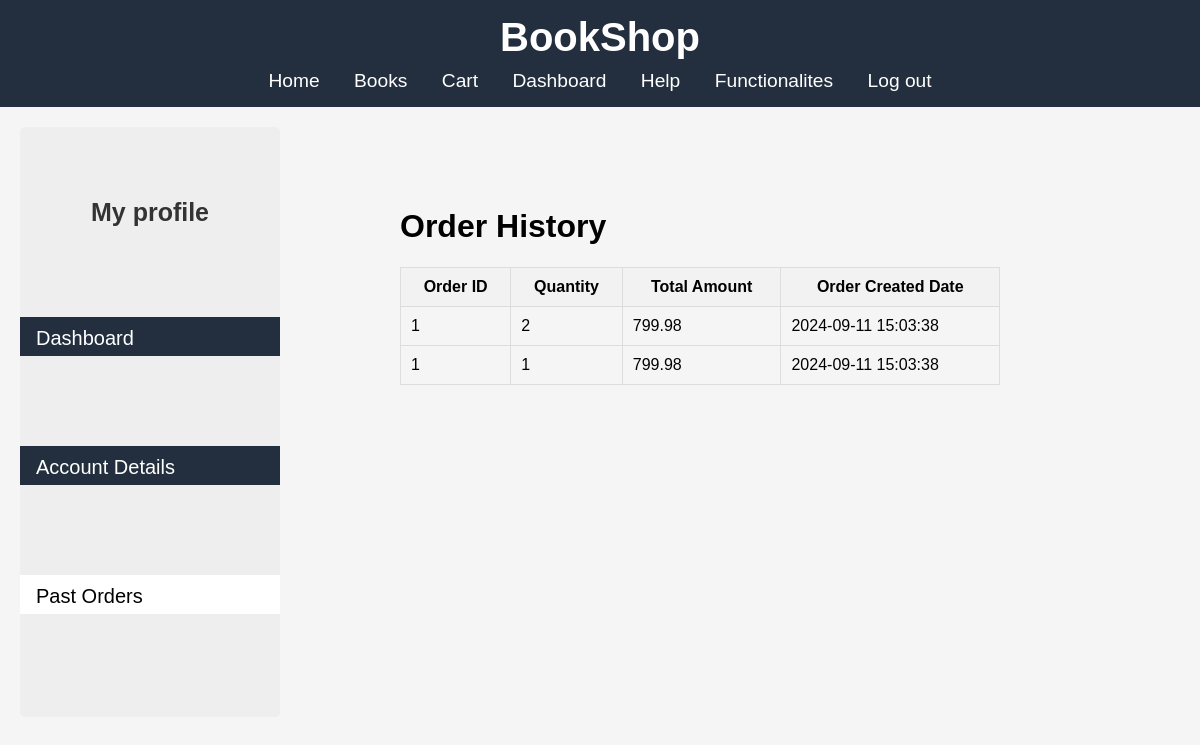
Screenshot of /customer/orders.php (signed in) with the database file from the repository.
### tables this page shows
CREATE TABLE `orders_items` (
  `id` int(11) NOT NULL,
  `order_id` int(11) DEFAULT NULL,
  `product_id` int(11) DEFAULT NULL,
  `quantity` int(11) DEFAULT NULL,
  `price_at_purchase` decimal(10,2) DEFAULT NULL,
  `created_at` timestamp NOT NULL DEFAULT current_timestamp(),
  `updated_at` timestamp NOT NULL DEFAULT current_timestamp() ON UPDATE current_timestamp()
);

CREATE TABLE `orders` (
  `id` int(11) NOT NULL,
  `user_id` int(11) DEFAULT NULL,
  `total_amount` decimal(10,2) DEFAULT NULL,
  `status` varchar(50) DEFAULT NULL,
  `created_at` timestamp NOT NULL DEFAULT current_timestamp(),
  `updated_at` timestamp NOT NULL DEFAULT current_timestamp() ON UPDATE current_timestamp()
);

### customer/orders.php (the view, shortened to what this page needs)
<?php
$user_id = $_SESSION['user_id'];
?>
<?php
include "../db_connect.php";
?>
<!DOCTYPE html>
<html lan="en">
    <head>
        <link rel="stylesheet" href="../css/orders.css">
    </head>
    <body>
        <header>
        <div id="header-container">
    </div>
        </header>
        <div class="slidebar">
            <h2>My profile</h2>
            <button onclick="window.location.href = 'dashboard.php'">
            Dashboard
            </button>
            <button onclick="window.location.href = 'details.php'">
            Account Details
            </button>
            <button style="background-color:white; color:black; " onclick="window.location.href = '#'">
            Past Orders
            </button>
        </div>
        <div class="cont">
            <h1>Order History</h1>
            <form action="#" method="POST">
                <table class="table">
                    <tr>
                        <th>Order ID</th>
                        <th>Quantity</th>
                        <th>Total Amount</th>
                        <th>Order Created Date</th>
                    </tr>
                    <?php
                        $view= " SELECT `orders_items`.`order_id`, `orders_items`.`quantity`,  `orders`.`total_amount`,`orders_items`.`created_at` FROM `orders_items` INNER JOIN `orders`  ON `orders_items`.`order_id` = `orders`.`id`WHERE `orders`.`user_id` = '$user_id' " ;
                        $query1 = mysqli_query($conn,$view);
                        while($row = mysqli_fetch_array($query1)){
                    ?>
                    <tr>
                        <td><?php echo $row['order_id']?></td>
                        <td><?php echo $row['quantity']?></td>
                        <td><?php echo $row['total_amount']?></td>
                        <td><?php echo $row['created_at']?></td>
                    </tr>
                    <?php }?>
                </table>
            </form>
        </div>
    </body>
</html>

### css/orders.css (style rules this page uses)
.slidebar { height: 490px; width: 160px; border-radius: 5px; background-color: #eee; padding: 50px; text-align: center; margin-left:20px; margin-top:20px; }
.slidebar button { background-color: #232f3e; color: white; border:none; width:260px; margin : 90px 100px 50px -50px ; display: block; padding: 10px 8px 6px 16px; text-align: left; font-size: 20px; cursor:pointer; }
h2 { font: bold 25px sans-serif; color: #333; }
.cont { margin-top:-550px; margin-left:380px; width: 50%; padding: 20px; }
.table { width: 100%; border-collapse: collapse; }
.table th, .table td { padding: 10px; border: 1px solid #ddd; }
.table th { background-color: #f2f2f2; }
.header { background-color: #232f3e; color: white; padding: 15px 20px; text-align: center; }
.header h1 { margin: 0; font-size: 1.5em; font-weight: bold; }
.header nav { margin-top: 10px; }
.header nav a { color: white; text-decoration: none; margin: 0 15px; font-size: 1.0em; }

### css/header.css (style rules this page uses)
body { font-family: Arial, sans-serif; margin: 0; padding: 0; background-color: #f5f5f5; }
.header { background-color: #232f3e; color: white; padding: 15px 20px; text-align: center; }
.header h1 { margin: 0; font-size: 2.5em; font-weight: bold; }
.header nav { margin-top: 10px; }
.header nav a { color: white; text-decoration: none; margin: 0 15px; font-size: 1.2em; }

### rows the page displays
orders_items: order "1", quantity "2", order.total_amount "799.98", created_at "2024-09-11 15:03:38"
orders_items: order "1", quantity "1", order.total_amount "799.98", created_at "2024-09-11 15:03:38"
